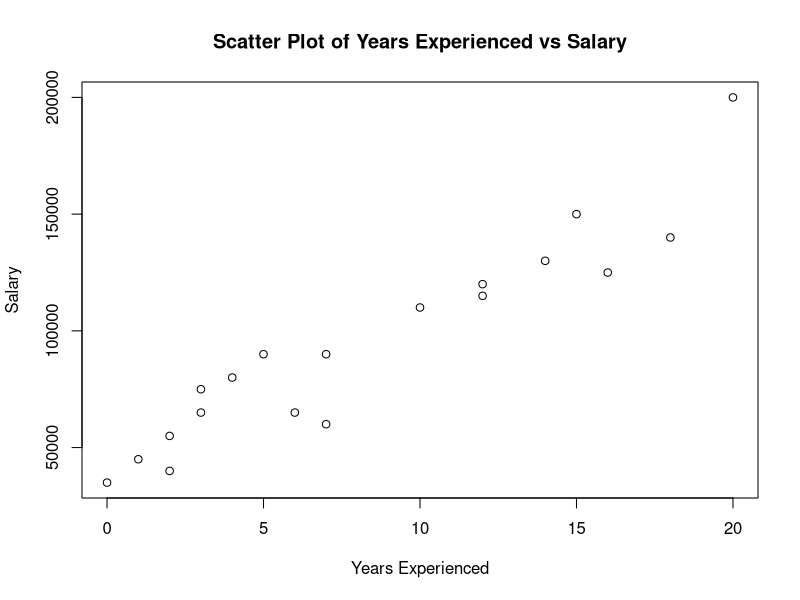
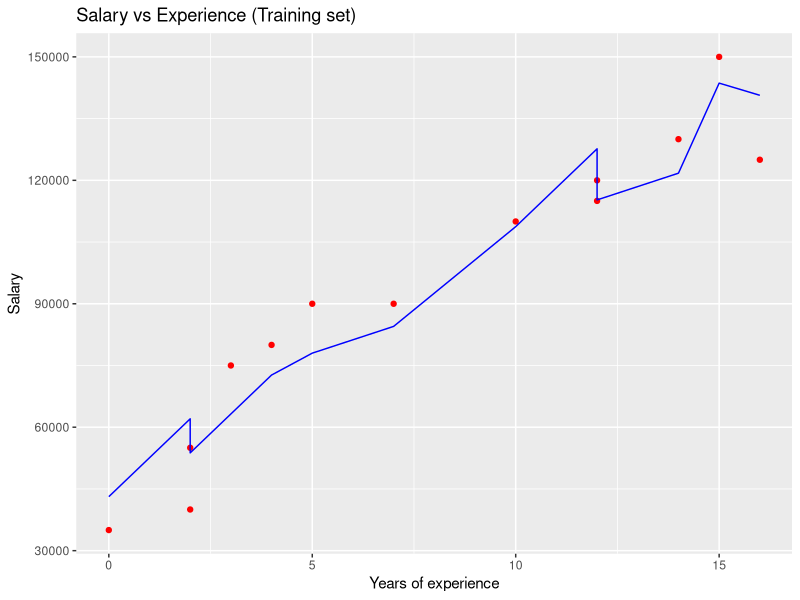
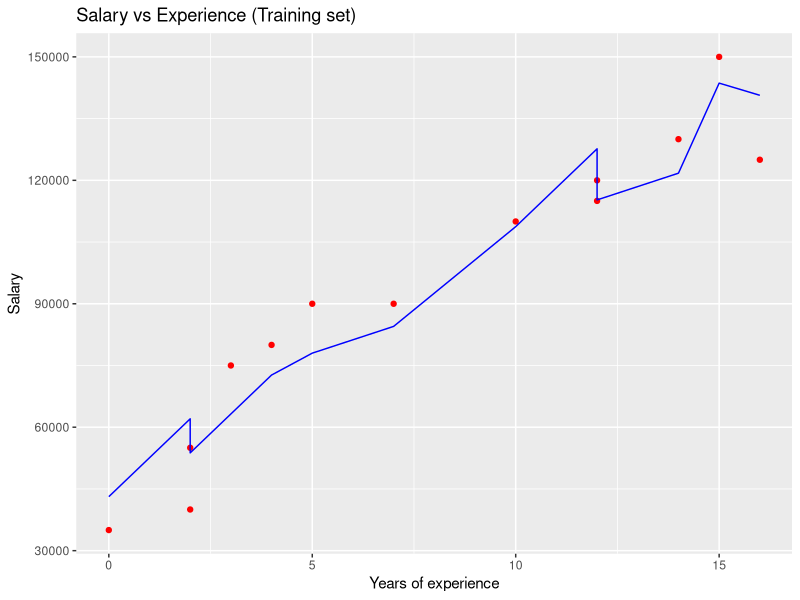

The R source for these figures, in order:
# Create the data frame
data <- data.frame(
  Age=c(32,28,45,36,52,29,42,31,26,38,29,48,35,40,27,44,33,39,25
  ),
  Years_Exp = c(5,3,15,7,20,2,12,4,1,10,3,18,6,14,2,16,7,12,0
  ),
  Salary = c(90000,65000,150000,60000,200000,55000,120000,80000,45000
             ,110000,75000,140000,65000,130000,40000,125000,90000,115000,35000
  )
)

# Create the scatter plot
plot(data$Years_Exp, data$Salary,
     xlab = "Years Experienced",
     ylab = "Salary",
     main = "Scatter Plot of Years Experienced vs Salary")
#install.packages('caTools')
library(caTools)
split = sample.split(data$Salary, SplitRatio = 0.7)
trainingset = subset(data, split == TRUE)
testset = subset(data, split == FALSE)

# Fitting Simple Linear Regression to the Training set
lm.r= lm(formula = Salary ~ Age + Years_Exp,
         data = trainingset)
#Summary of the model
summary(lm.r)
# Create a data frame with new input values
new_data <- data.frame(Age = 24, Years_Exp = 2)

# Predict using the linear regression model
predicted_salaries <- predict(lm.r, newdata = new_data)

# Display the predicted salaries
print(predicted_salaries)

# Visualising the Training set results
#install.packages('ggplot')
install.packages("ggplot2")
library(ggplot2)
ggplot() + geom_point(aes(x = trainingset$Years_Ex, 
                          y = trainingset$Salary), colour = 'red') +
  geom_line(aes(x = trainingset$Years_Ex,
                y = predict(lm.r, newdata = trainingset)), colour = 'blue') +
  
  ggtitle('Salary vs Experience (Training set)') +
  xlab('Years of experience') +
  ylab('Salary')

# Visualising the Test set results
ggplot() + 
  geom_point(aes(x = trainingset$Years_Exp, 
                 y = trainingset$Salary), colour = 'red') +
  geom_line(aes(x = trainingset$Years_Exp,
                y = predict(lm.r, newdata = trainingset)), colour = 'blue') +
  ggtitle('Salary vs Experience (Training set)') +
  xlab('Years of experience') +
  ylab('Salary')
